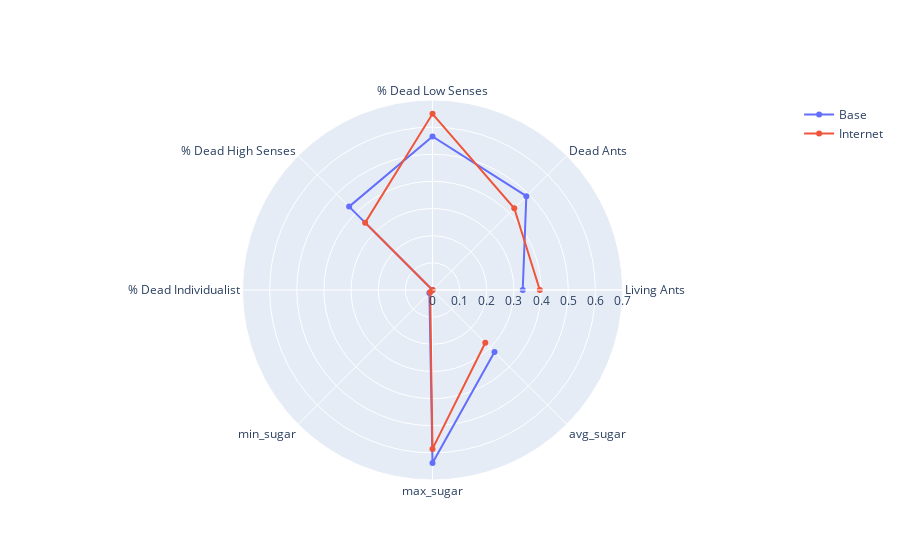

The notebook cell this image was saved under:
### Code cell
fig = go.Figure()
fig.add_trace(go.Scatterpolar(
      r=[no_internet_normalized[c].mean() for c in categories],
      theta=categories,
      name='Base'
))
fig.add_trace(go.Scatterpolar(
      r=[internet_normalized[c].mean() for c in categories],
      theta=categories,
      name='Internet'
))

fig.update_layout(
  polar=dict(
    radialaxis=dict(
      visible=True,
      range=[0, 0.7]
    )),
  showlegend=True
)

fig.show()

### Figure 1 — Plotly figure (JSON) as saved in the notebook; plotly's stock layout.template omitted (floating-point values rounded to 4 significant figures)
{"data": [{"name": "Base", "r": [0.3324, 0.489, 0.5656, 0.4344, 0, 0.01616, 0.6373, 0.3231], "theta": ["Living Ants", "Dead Ants", "% Dead Low Senses", "% Dead High Senses", "% Dead Individualist", "min_sugar", "max_sugar", "avg_sugar"], "type": "scatterpolar"}, {"name": "Internet", "r": [0.3953, 0.426, 0.6491, 0.3509, 0, 0.01222, 0.5854, 0.2752], "theta": ["Living Ants", "Dead Ants", "% Dead Low Senses", "% Dead High Senses", "% Dead Individualist", "min_sugar", "max_sugar", "avg_sugar"], "type": "scatterpolar"}], "layout": {"polar": {"radialaxis": {"range": [0, 0.7], "visible": true}}, "showlegend": true}}
